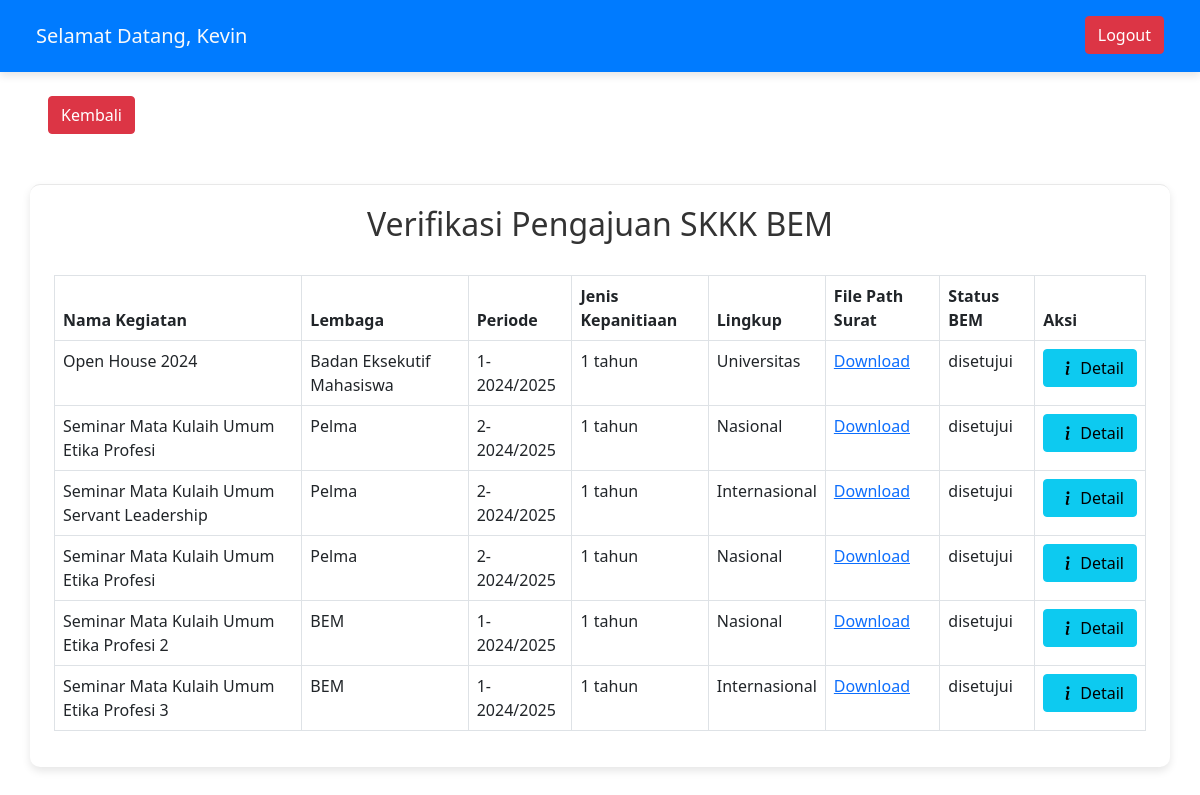
The app's page /verifikasi_BEM.php (signed in) with its own data.
### tables this page shows
CREATE TABLE `user_table` (
  `id` int(11) NOT NULL,
  `nomor_induk` varchar(9) DEFAULT NULL,
  `nama_lengkap` varchar(7) DEFAULT NULL,
  `peran` varchar(9) DEFAULT NULL,
  `jabatan` varchar(14) DEFAULT NULL,
  `email` varchar(26) DEFAULT NULL,
  `password` int(3) DEFAULT NULL
);

CREATE TABLE `kegiatan` (
  `id` int(11) NOT NULL,
  `nama_kegiatan` varchar(255) NOT NULL,
  `lembaga` varchar(100) NOT NULL,
  `periode` varchar(50) NOT NULL,
  `jenis_kepanitiaan` varchar(50) NOT NULL,
  `lingkup` varchar(50) NOT NULL,
  `file_path_excel` varchar(255) NOT NULL,
  `status_bem` varchar(20) NOT NULL,
  `status_baka` varchar(20) NOT NULL,
  `file_path_surat` varchar(225) NOT NULL
);

### verifikasi_BEM.php (the view, shortened to what this page needs)
<?php
include 'connection.php';
$id = $_SESSION['id'];
$sql = "SELECT nama_lengkap FROM user_table WHERE id = ?";
$stmt = $conn->prepare($sql);
$stmt->bind_param("i", $id);
$stmt->execute();
$result = $stmt->get_result();
$user = $result->fetch_assoc();
$sql = "SELECT * FROM kegiatan";
$result = $conn->query($sql);
?>
<!DOCTYPE html>
<html lang="en">
<head>
    <link rel="stylesheet" href="index.css">
    <link href="https://cdn.jsdelivr.net/npm/bootstrap@5.0.2/dist/css/bootstrap.min.css" rel="stylesheet">
</head>
<body>
    <nav class="navbar box-shadow" style="background-color: #007bff;">
        <div class="container-fluid d-flex align-items-center">
            <span class="navbar-brand mb-0 h1 ms-4 text-light">
                Selamat Datang, <?php echo htmlspecialchars(ucwords($user['nama_lengkap'])); ?>
            </span>
            <form action="logout.php" method="post" class="d-flex align-items-center mt-2 mx-4">
                <button type="submit" class="btn btn-danger">Logout</button>
            </form>
        </div>
    </nav>
    <div class="buttons-action px-4 ms-4 mt-4">
        <a href="index.php" class="btn btn-danger">Kembali</a>
    </div>
    <div class="container-fluid px-4 table-container mahasiswa">
        <h2>Verifikasi Pengajuan SKKK BEM</h2><br>
        <table class="table table-bordered">
            <thead>
                <tr>
                    <th>Nama Kegiatan</th>
                    <th>Lembaga</th>
                    <th>Periode</th>
                    <th>Jenis Kepanitiaan</th>
                    <th>Lingkup</th>
                    <th>File Path Surat</th>
                    <th>Status BEM</th>
                    <th>Aksi</th>
                </tr>
            </thead>
            <tbody>
                <?php while ($row = $result->fetch_assoc()) : ?>
                    <tr>
                        <td><?php echo htmlspecialchars($row['nama_kegiatan']); ?></td>
                        <td><?php echo htmlspecialchars($row['lembaga']); ?></td>
                        <td><?php echo htmlspecialchars($row['periode']); ?></td>
                        <td><?php echo htmlspecialchars($row['jenis_kepanitiaan']); ?></td>
                        <td><?php echo htmlspecialchars($row['lingkup']); ?></td>
                        <td><a href="<?php echo htmlspecialchars($row['file_path_surat']); ?>" target="_blank">Download</a>
                        </td>
                        <td><?php echo htmlspecialchars($row['status_bem']); ?></td>
                        <td>
                            <a href="detail_pengajuan.php?id=<?php echo $row['id']; ?>" class="btn btn-info d-flex align-items-center" style="white-space:nowrap;">
                                Detail
                            </a>
                        </td>
                    </tr>
                <?php endwhile; ?>
            </tbody>
        </table>
    </div>
</body>
</html>

### index.css (style rules this page uses)
body { font-family: 'Arial', sans-serif; background: #f0f2f5; margin: 0; padding: 0px; }
.table-container { max-width: 95%; margin: 0 auto; background: #fff; box-shadow: 0 4px 8px rgba(0, 0, 0, 0.1); border-radius: 10px; padding: 20px; }
h2 { margin-bottom: 20px; font-size: 26px; color: #333; text-align: center; }
.btn { margin-bottom:10px; }
table { width: 100%; border-collapse: collapse; margin-bottom: 20px; }
table, th, td { border: 1px solid #ddd; }
th, td { padding: 12px; text-align: left; }
th { background: #f7f7f7; }
.mahasiswa { margin: 40px auto; padding: 20px; background: #fff; box-shadow: 0 4px 8px rgba(0, 0, 0, 0.1); border-radius: 10px; border-top: 0.5px solid #e8e8e8; }
.buttons-action { margin-bottom: 10px; }
.box-shadow { box-shadow: 0 4px 8px rgba(0, 0, 0, 0.1); }
.navbar { background-color: #007bff; }
.navbar-brand { color: #fff; }

### records on screen
user_table: nama_lengkap "Kevin"
kegiatan: nama_kegiatan "Open House 2024", lembaga "Badan Eksekutif Mahasiswa", periode "1-2024/2025", jenis_kepanitiaan "1 tahun", lingkup "Universitas", status_bem "disetujui"
kegiatan: nama_kegiatan "Seminar Mata Kulaih Umum Etika Profesi", lembaga "Pelma", periode "2-2024/2025", jenis_kepanitiaan "1 tahun", lingkup "Nasional", status_bem "disetujui"
kegiatan: nama_kegiatan "Seminar Mata Kulaih Umum Servant Leadership", lembaga "Pelma", periode "2-2024/2025", jenis_kepanitiaan "1 tahun", lingkup "Internasional", status_bem "disetujui"
kegiatan: nama_kegiatan "Seminar Mata Kulaih Umum Etika Profesi", lembaga "Pelma", periode "2-2024/2025", jenis_kepanitiaan "1 tahun", lingkup "Nasional", status_bem "disetujui"
kegiatan: nama_kegiatan "Seminar Mata Kulaih Umum Etika Profesi 2", lembaga "BEM", periode "1-2024/2025", jenis_kepanitiaan "1 tahun", lingkup "Nasional", status_bem "disetujui"
kegiatan: nama_kegiatan "Seminar Mata Kulaih Umum Etika Profesi 3", lembaga "BEM", periode "1-2024/2025", jenis_kepanitiaan "1 tahun", lingkup "Internasional", status_bem "disetujui"
